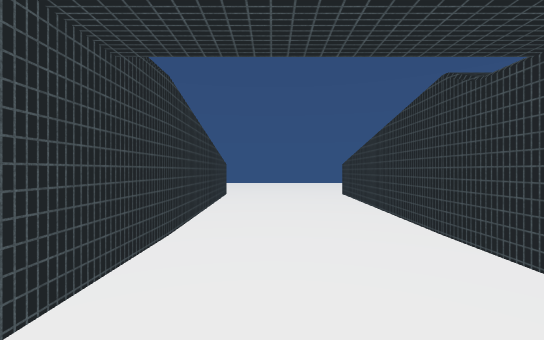
View 1 (above)

24 first-person views from a walk through a Unity game level. The camera is 1.5 m above the floor, looks level and sees 90° across. The floor is counted in squares, 2 m on a side. Each view is taken from the middle of a square. On the plan, view 1 faces up. The plan holds only what a view shows up to about 10 squares ahead; the rest is blank. The place goes on beyond the plan. Surface patterns are stand-ins for the level's own textures.

View 2
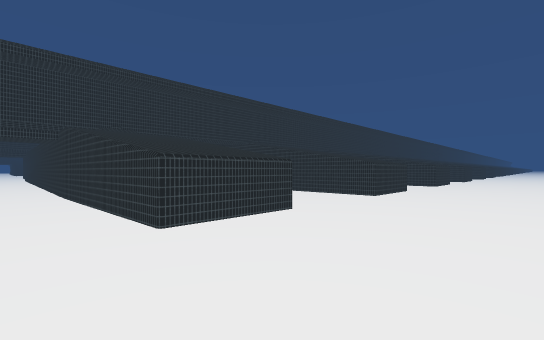

View 3
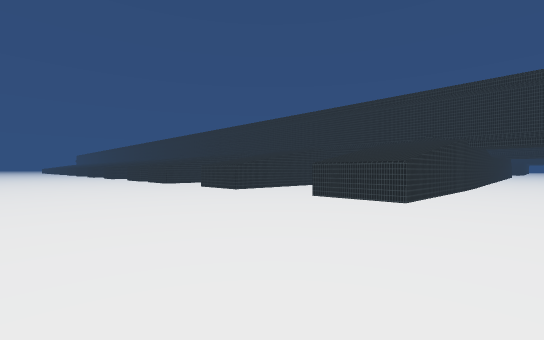

View 4
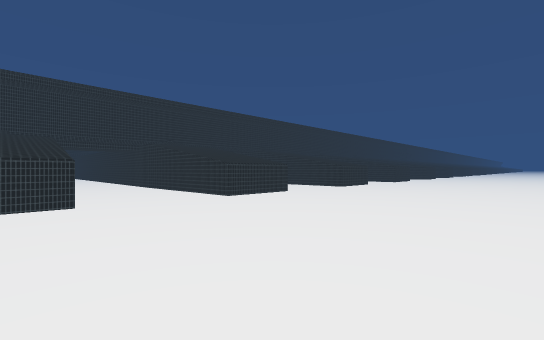

View 5
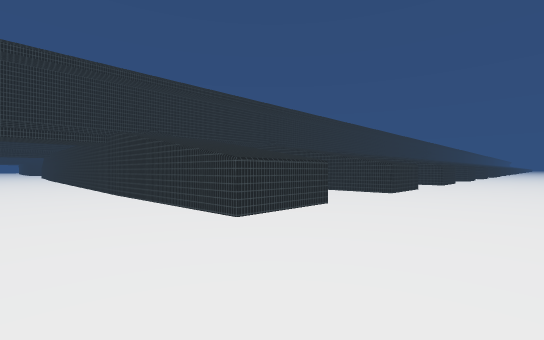

View 6
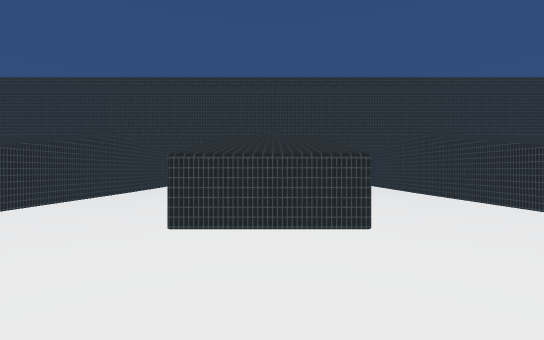

View 7
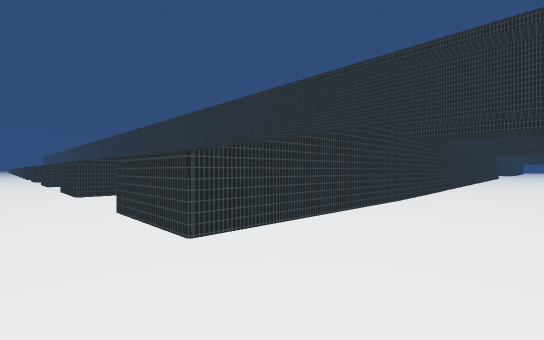

View 8
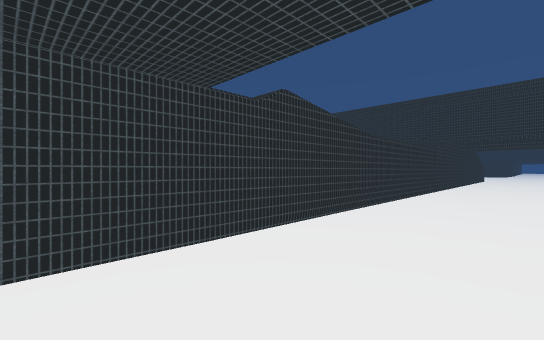

View 9
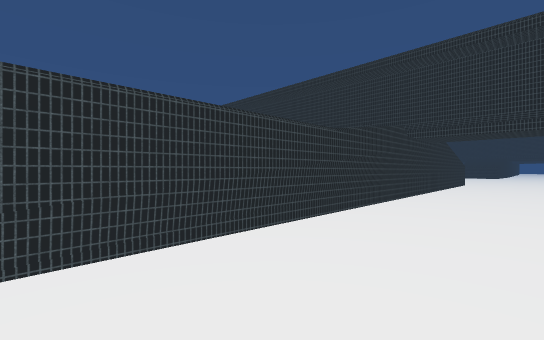

View 10
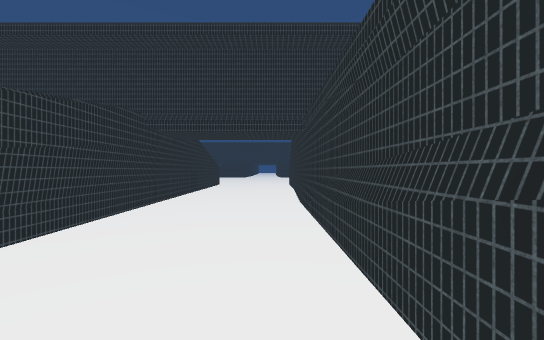

View 11
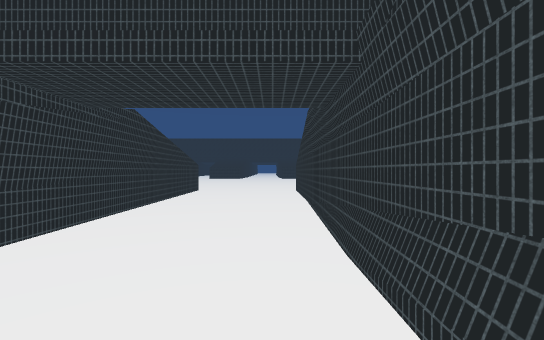

View 12
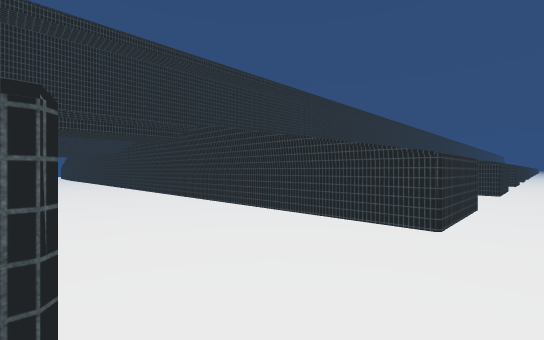

View 13
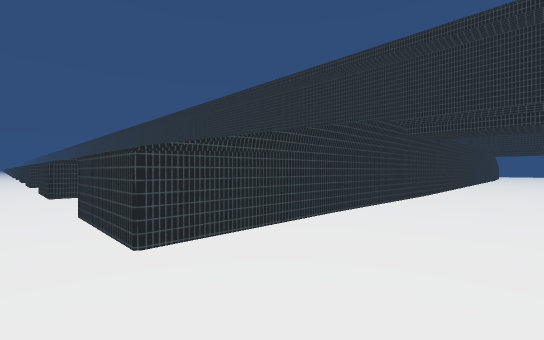

View 14
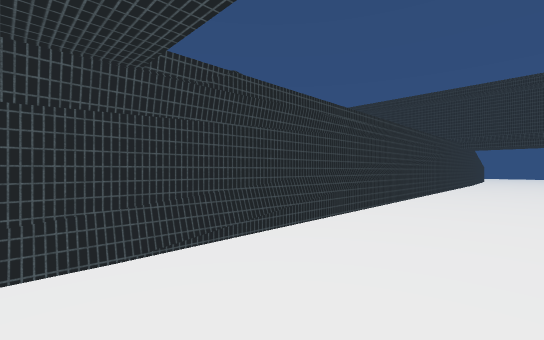

View 15
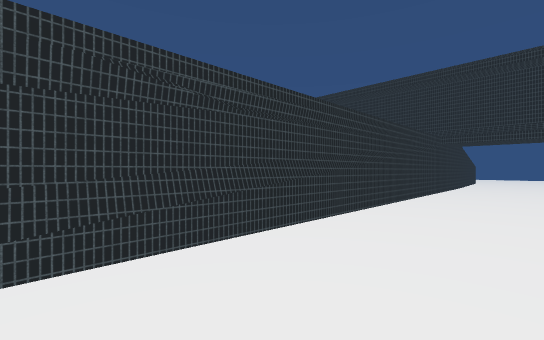

View 16
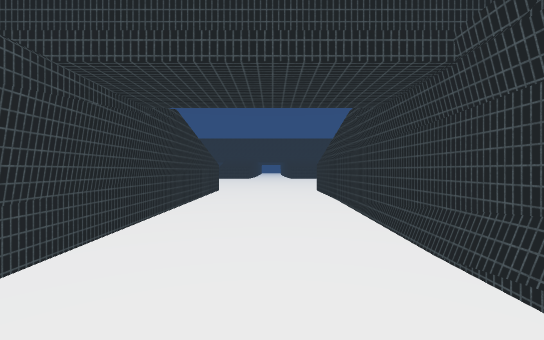

View 17
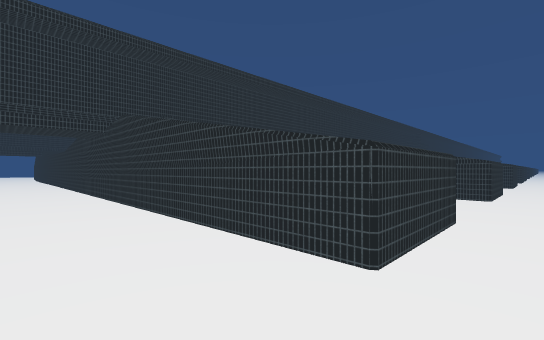

View 18
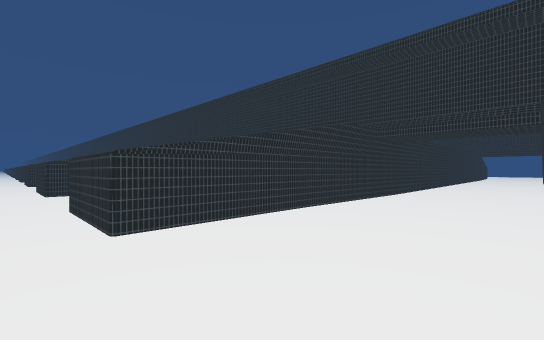

View 19
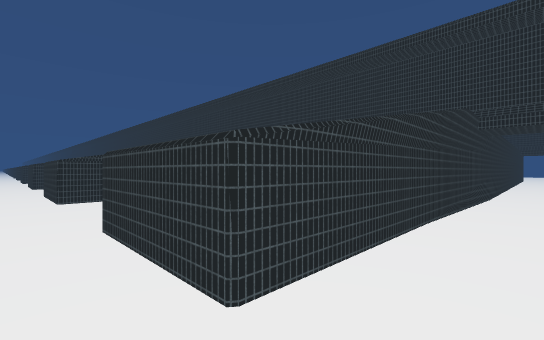

View 20
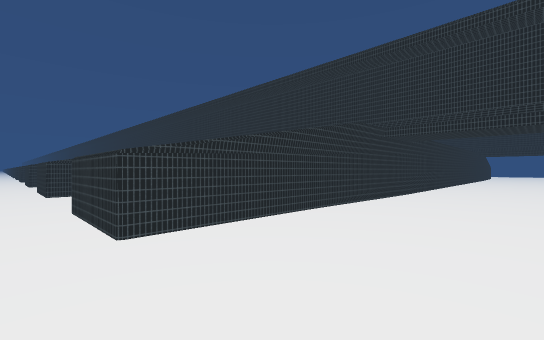

View 21
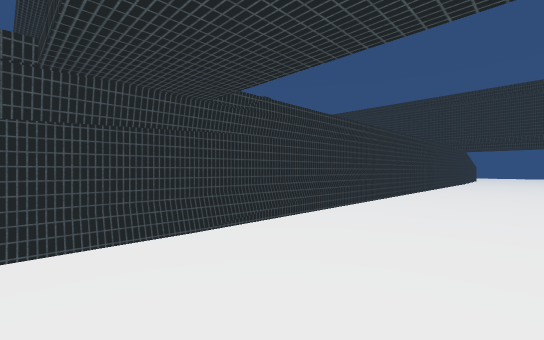

View 22
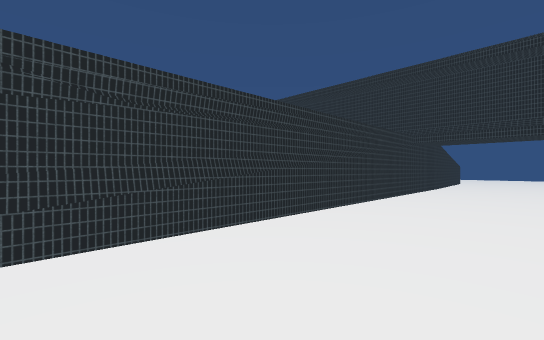

View 23
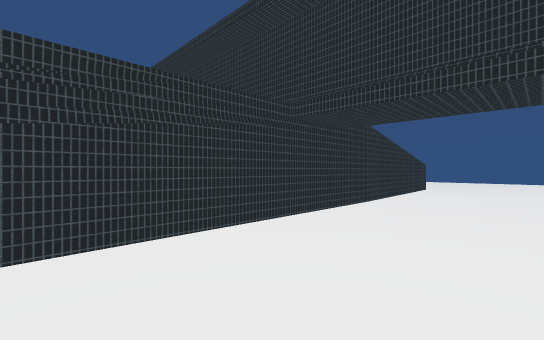

View 24
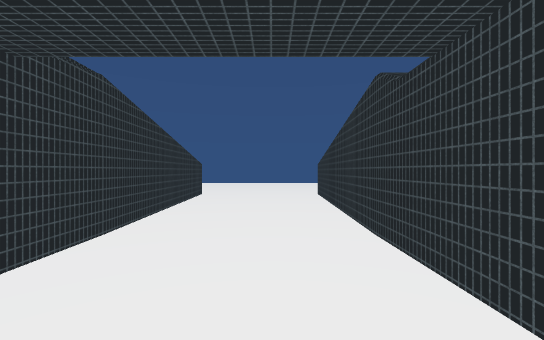

### Floor plan
Points are (right, up) in squares from view 1. A wall is a line through its corners. A room is listed if a view was taken in it or the views show most of it. See-through windows are left out.
Room 1 (views 1, 2, 3, 4, 5, 6, 7, 8, 9, 10, 11, 12, 13, 14, 15, 16, 17, 18, 19, 20, 21, 22, 23, 24)
walls: (2, 1.9) (2, 8.6) (4.8, 8.6); (-4.3, 2) (-4.3, 7.2); (-4.3, 7.5) (-4.3, 8.6) (-1.2, 8.6) (-1.2, -0.9); (8.2, 1.1) (8.2, 6.5); (4.9, -7.4) (4.8, -20.1) (2.2, -20.1) (2.2, -19.3); (-1.2, -10) (-1.2, -13.4); (-1.3, -10.1) (-1.4, -20.1) (-4, -20.1) (-4.2, -8.7); (5, 8.4) (5, -14.5); (-10.2, 8.6) (-7.7, 8.6) (-7.4, 3.2) (-7.7, -20.1) (-10.3, -20.1) (-10.4, -4.1); (-13.7, -6.6) (-13.7, -15.8); (-15.5, 8.6) (-13.7, 8.6) (-13.7, 2); (-10.5, -18.4) (-10.5, 8.5); (-13.7, -19.5) (-13.7, -20.1) (-15.5, -20.1)
low walls: (5, -14.6) (5, -15.5)

Positions as (right, up) in squares from view 1, and headings:
1: (0, 0), facing up
2: (0, 12), facing down-left
3: (0, 15), facing down-right
4: (-3, 15), facing down-left
5: (-5, 12), facing down-left
6: (-9, 12), facing down
7: (-13, 10), facing down-right
8: (-13, 2), facing down-right
9: (-13, -4), facing down-right
10: (-13, -6), facing down
11: (-13, -10), facing down
12: (-14, -21), facing up-right
13: (-5, -21), facing up-left
14: (-5, -13), facing up-left
15: (-5, -10), facing up-left
16: (-6, -10), facing down
17: (-6, -21), facing up-right
18: (2, -21), facing up-left
19: (6, -21), facing up-left
20: (8, -21), facing up-left
21: (8, -14), facing up-left
22: (8, -9), facing up-left
23: (8, -3), facing up-left
24: (7, 0), facing up
